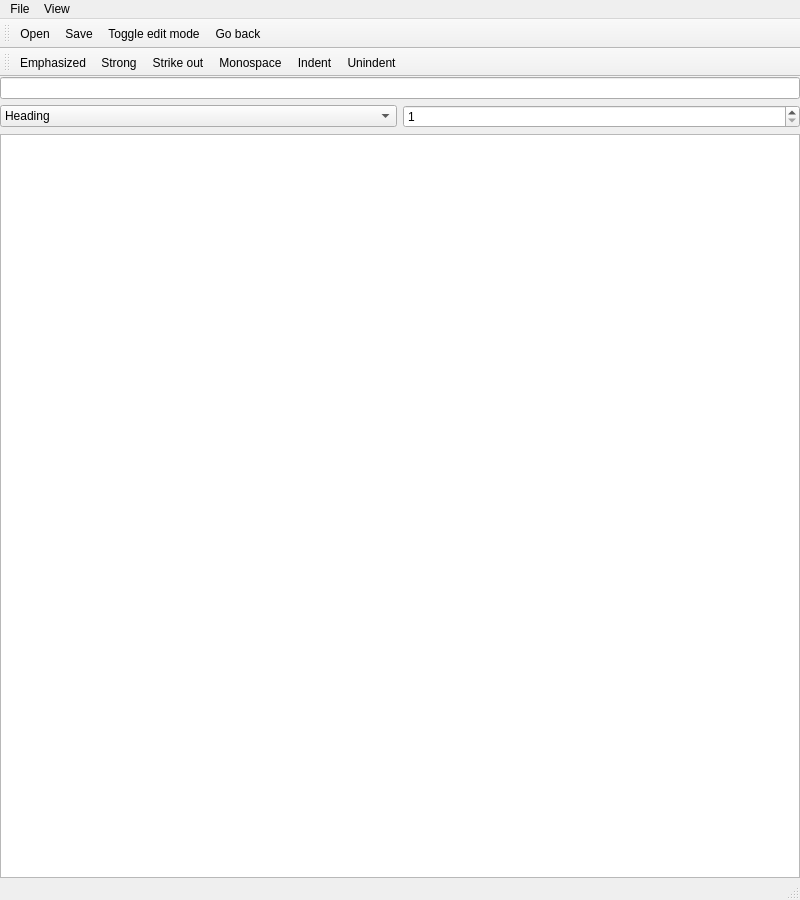
<?xml version="1.0" encoding="UTF-8"?>
<ui version="4.0">
 <class>MainWindow</class>
 <widget class="QMainWindow" name="MainWindow">
  <property name="geometry">
   <rect>
    <x>0</x>
    <y>0</y>
    <width>800</width>
    <height>900</height>
   </rect>
  </property>
  <property name="windowTitle">
   <string>Nettebook</string>
  </property>
  <widget class="QWidget" name="centralWidget">
   <layout class="QVBoxLayout" name="verticalLayout">
    <property name="leftMargin">
     <number>0</number>
    </property>
    <property name="topMargin">
     <number>0</number>
    </property>
    <property name="rightMargin">
     <number>0</number>
    </property>
    <property name="bottomMargin">
     <number>0</number>
    </property>
    <item>
     <layout class="QHBoxLayout" name="toolbarStuff">
      <item>
       <widget class="QLineEdit" name="urlField">
        <property name="minimumSize">
         <size>
          <width>300</width>
          <height>0</height>
         </size>
        </property>
       </widget>
      </item>
     </layout>
    </item>
    <item>
     <layout class="QHBoxLayout" name="editToolbarStuff">
      <item>
       <widget class="QComboBox" name="styleCB">
        <item>
         <property name="text">
          <string>Heading</string>
         </property>
        </item>
        <item>
         <property name="text">
          <string>Plain</string>
         </property>
        </item>
        <item>
         <property name="text">
          <string>Block Quote</string>
         </property>
        </item>
        <item>
         <property name="text">
          <string>Code Block</string>
         </property>
        </item>
        <item>
         <property name="text">
          <string>• List Item</string>
         </property>
        </item>
        <item>
         <property name="text">
          <string>◦ List Item</string>
         </property>
        </item>
        <item>
         <property name="text">
          <string>▫ List Item</string>
         </property>
        </item>
        <item>
         <property name="text">
          <string>☒ Task Item</string>
         </property>
        </item>
        <item>
         <property name="text">
          <string>☐ Task Item</string>
         </property>
        </item>
        <item>
         <property name="text">
          <string>1) Numbered Item</string>
         </property>
        </item>
       </widget>
      </item>
      <item>
       <widget class="QSpinBox" name="headingLevelSB">
        <property name="minimum">
         <number>1</number>
        </property>
        <property name="maximum">
         <number>6</number>
        </property>
       </widget>
      </item>
     </layout>
    </item>
    <item>
     <widget class="MarkdownBrowser" name="browser"/>
    </item>
   </layout>
  </widget>
  <widget class="QMenuBar" name="menuBar">
   <property name="geometry">
    <rect>
     <x>0</x>
     <y>0</y>
     <width>800</width>
     <height>20</height>
    </rect>
   </property>
   <widget class="QMenu" name="menuFile">
    <property name="title">
     <string>File</string>
    </property>
    <addaction name="actionOpen"/>
    <addaction name="actionSave"/>
    <addaction name="actionSave_As"/>
    <addaction name="actionSave_to_IPFS"/>
    <addaction name="actionToggleEditMode"/>
    <addaction name="actionQuit"/>
   </widget>
   <widget class="QMenu" name="menuView">
    <property name="title">
     <string>View</string>
    </property>
    <addaction name="actionBack"/>
   </widget>
   <addaction name="menuFile"/>
   <addaction name="menuView"/>
  </widget>
  <widget class="QToolBar" name="mainToolBar">
   <attribute name="toolBarArea">
    <enum>TopToolBarArea</enum>
   </attribute>
   <attribute name="toolBarBreak">
    <bool>false</bool>
   </attribute>
   <addaction name="actionOpen"/>
   <addaction name="actionSave"/>
   <addaction name="actionToggleEditMode"/>
   <addaction name="actionBack"/>
  </widget>
  <widget class="QStatusBar" name="statusBar"/>
  <widget class="QToolBar" name="editToolBar">
   <property name="windowTitle">
    <string>toolBar</string>
   </property>
   <attribute name="toolBarArea">
    <enum>TopToolBarArea</enum>
   </attribute>
   <attribute name="toolBarBreak">
    <bool>true</bool>
   </attribute>
   <addaction name="actionEmphasis"/>
   <addaction name="actionStrongEmphasis"/>
   <addaction name="actionStrikeOut"/>
   <addaction name="actionMonospace"/>
   <addaction name="actionIndent"/>
   <addaction name="actionUnindent"/>
  </widget>
  <action name="actionOpen">
   <property name="icon">
    <iconset theme="document-open" resource="resources/resources.qrc">
     <normaloff>:/32/document-open.png</normaloff>:/32/document-open.png</iconset>
   </property>
   <property name="text">
    <string>Open</string>
   </property>
   <property name="shortcut">
    <string>Ctrl+O</string>
   </property>
  </action>
  <action name="actionQuit">
   <property name="icon">
    <iconset theme="application-exit">
     <normaloff>.</normaloff>.</iconset>
   </property>
   <property name="text">
    <string>Quit</string>
   </property>
   <property name="shortcut">
    <string>Ctrl+Q</string>
   </property>
  </action>
  <action name="actionBack">
   <property name="icon">
    <iconset theme="back" resource="resources/resources.qrc">
     <normaloff>:/32/go-previous.png</normaloff>:/32/go-previous.png</iconset>
   </property>
   <property name="text">
    <string>Go back</string>
   </property>
   <property name="shortcut">
    <string>Alt+Left</string>
   </property>
  </action>
  <action name="actionToggleEditMode">
   <property name="checkable">
    <bool>true</bool>
   </property>
   <property name="icon">
    <iconset theme="document-edit" resource="resources/resources.qrc">
     <normaloff>:/32/document-edit.png</normaloff>:/32/document-edit.png</iconset>
   </property>
   <property name="text">
    <string>Toggle edit mode</string>
   </property>
   <property name="shortcut">
    <string>Ctrl+E</string>
   </property>
  </action>
  <action name="actionStrongEmphasis">
   <property name="checkable">
    <bool>true</bool>
   </property>
   <property name="icon">
    <iconset resource="resources/resources.qrc">
     <normaloff>:/32/format-text-bold.png</normaloff>:/32/format-text-bold.png</iconset>
   </property>
   <property name="text">
    <string>Strong</string>
   </property>
   <property name="toolTip">
    <string>Bold</string>
   </property>
   <property name="shortcut">
    <string>Ctrl+B</string>
   </property>
  </action>
  <action name="actionEmphasis">
   <property name="checkable">
    <bool>true</bool>
   </property>
   <property name="icon">
    <iconset resource="resources/resources.qrc">
     <normaloff>:/32/format-text-italic.png</normaloff>:/32/format-text-italic.png</iconset>
   </property>
   <property name="text">
    <string>Emphasized</string>
   </property>
   <property name="toolTip">
    <string>Italic</string>
   </property>
   <property name="shortcut">
    <string>Ctrl+I</string>
   </property>
  </action>
  <action name="actionStrikeOut">
   <property name="checkable">
    <bool>true</bool>
   </property>
   <property name="icon">
    <iconset resource="resources/resources.qrc">
     <normaloff>:/32/format-text-strikethrough.png</normaloff>:/32/format-text-strikethrough.png</iconset>
   </property>
   <property name="text">
    <string>Strike out</string>
   </property>
   <property name="toolTip">
    <string>Cross out text</string>
   </property>
   <property name="shortcut">
    <string>Ctrl+Shift+`</string>
   </property>
  </action>
  <action name="actionIndent">
   <property name="icon">
    <iconset resource="resources/resources.qrc">
     <normaloff>:/32/format-indent-more.png</normaloff>:/32/format-indent-more.png</iconset>
   </property>
   <property name="text">
    <string>Indent</string>
   </property>
   <property name="toolTip">
    <string>Indent more</string>
   </property>
   <property name="shortcut">
    <string>Ctrl+]</string>
   </property>
  </action>
  <action name="actionUnindent">
   <property name="icon">
    <iconset resource="resources/resources.qrc">
     <normaloff>:/32/format-indent-less.png</normaloff>:/32/format-indent-less.png</iconset>
   </property>
   <property name="text">
    <string>Unindent</string>
   </property>
   <property name="toolTip">
    <string>Indent less</string>
   </property>
   <property name="shortcut">
    <string>Ctrl+[</string>
   </property>
  </action>
  <action name="actionMonospace">
   <property name="checkable">
    <bool>true</bool>
   </property>
   <property name="icon">
    <iconset resource="resources/resources.qrc">
     <normaloff>:/32/format-text-mono.png</normaloff>:/32/format-text-mono.png</iconset>
   </property>
   <property name="text">
    <string>Monospace</string>
   </property>
   <property name="toolTip">
    <string>Code or typewriter text</string>
   </property>
   <property name="shortcut">
    <string>Ctrl+M</string>
   </property>
  </action>
  <action name="actionSave">
   <property name="icon">
    <iconset resource="resources/resources.qrc">
     <normaloff>:/32/document-save.png</normaloff>:/32/document-save.png</iconset>
   </property>
   <property name="text">
    <string>Save</string>
   </property>
   <property name="shortcut">
    <string>Ctrl+S</string>
   </property>
  </action>
  <action name="actionSave_As">
   <property name="icon">
    <iconset resource="resources/resources.qrc">
     <normaloff>:/32/document-save-as.png</normaloff>:/32/document-save-as.png</iconset>
   </property>
   <property name="text">
    <string>Save As...</string>
   </property>
  </action>
  <action name="actionSave_to_IPFS">
   <property name="text">
    <string>Save to IPFS</string>
   </property>
  </action>
 </widget>
 <layoutdefault spacing="6" margin="11"/>
 <customwidgets>
  <customwidget>
   <class>MarkdownBrowser</class>
   <extends>QTextBrowser</extends>
   <header>markdownbrowser.h</header>
  </customwidget>
 </customwidgets>
 <resources>
  <include location="resources/resources.qrc"/>
 </resources>
 <connections>
  <connection>
   <sender>browser</sender>
   <signal>anchorClicked(QUrl)</signal>
   <receiver>browser</receiver>
   <slot>setSource(QUrl)</slot>
   <hints>
    <hint type="sourcelabel">
     <x>90</x>
     <y>303</y>
    </hint>
    <hint type="destinationlabel">
     <x>226</x>
     <y>318</y>
    </hint>
   </hints>
  </connection>
 </connections>
 <slots>
  <slot>load(QUrl)</slot>
 </slots>
</ui>
